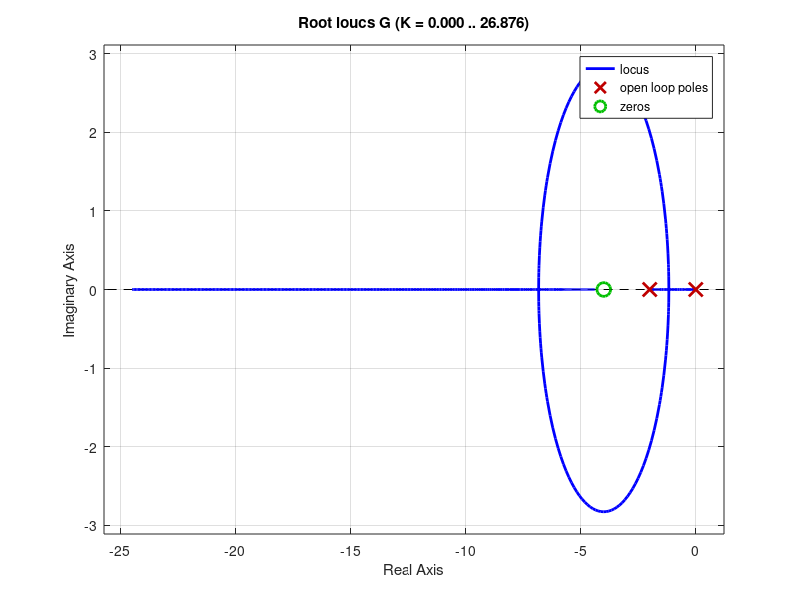

Reproduce this figure in MATLAB.
% Logan Prust - Aer E 331 - Homework 3

clear,clc;

% 1a

s=tf('s');
G=(s+4)/s/(s+2);
rlocus(G);

% 2b

% clear;
% s=tf('s');
% G=1/s/(s+5)/(s+10);
% rlocus(G);

% 3b

% s=tf('s');
% L=(s+2)/s^2/(s+4);
% rlocus(L);

% K=7.19;
% s=tf('s');
% G1=1/(s^2+K*(s+2)/(s+4));
% G2=K/(s^2*(s+4)/(s+2)+K);
% figure(1);
% step(G1*14.38/4);
% figure(2);
% step(G2);

% 4c

% s=tf('s');
% G=4.6/(s^2+0.76*s+4.55);
% rlocus(G);
% 
% G2=4.6*(s+4.919)/(s^2+0.76*s+4.55);
% rlocus(G2);
% step(G2/4.6);
